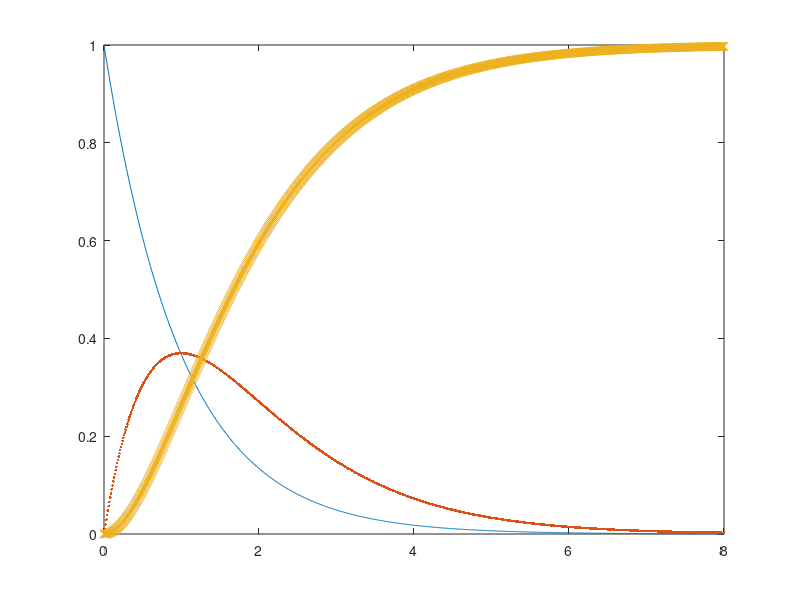

This chart was generated by the following MATLAB code:
%Reaction rates
k1 = 1;      k2 = 1;

%Intial concentrations
A = 1;  B=0;   C=0;

%dt is our time-step
dt = 0.01;
time = 0:dt:8;

%Iterative loop
for i=1:length(time)-1
    dAdt = -k1*A(i);
    dBdt = k1*A(i)-k2*B(i);
    dCdt = k2*B(i);
    A = [A   A(i)+dAdt*dt];
    B = [B   B(i)+dBdt*dt];
    C = [C   C(i)+dCdt*dt];
end

% plot the results
plot(time, A)
hold on;
plot(time, B ,'.')
hold on;
plot(time, C ,'x')